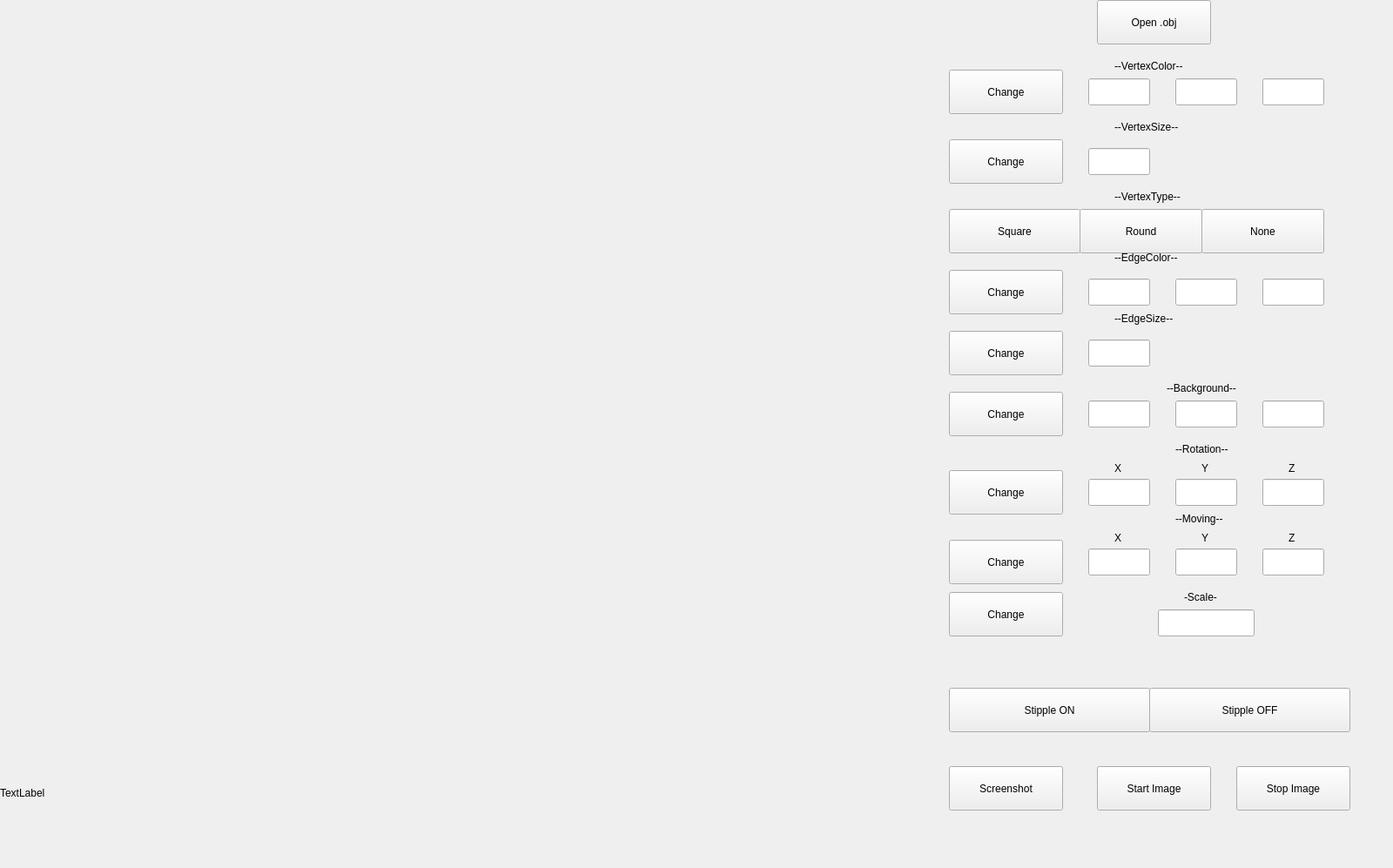
<?xml version="1.0" encoding="UTF-8"?>
<ui version="4.0">
 <class>MainWindow</class>
 <widget class="QMainWindow" name="MainWindow">
  <property name="geometry">
   <rect>
    <x>0</x>
    <y>0</y>
    <width>1600</width>
    <height>997</height>
   </rect>
  </property>
  <property name="sizePolicy">
   <sizepolicy hsizetype="Minimum" vsizetype="Minimum">
    <horstretch>0</horstretch>
    <verstretch>0</verstretch>
   </sizepolicy>
  </property>
  <property name="minimumSize">
   <size>
    <width>1600</width>
    <height>997</height>
   </size>
  </property>
  <property name="maximumSize">
   <size>
    <width>1600</width>
    <height>997</height>
   </size>
  </property>
  <property name="windowTitle">
   <string>MainWindow</string>
  </property>
  <widget class="QWidget" name="centralwidget">
   <widget class="QLabel" name="label_3">
    <property name="geometry">
     <rect>
      <x>1280</x>
      <y>210</y>
      <width>111</width>
      <height>31</height>
     </rect>
    </property>
    <property name="text">
     <string>--VertexType--</string>
    </property>
   </widget>
   <widget class="QLabel" name="label">
    <property name="geometry">
     <rect>
      <x>1280</x>
      <y>60</y>
      <width>111</width>
      <height>31</height>
     </rect>
    </property>
    <property name="text">
     <string>--VertexColor--</string>
    </property>
   </widget>
   <widget class="QPushButton" name="stipple_off">
    <property name="geometry">
     <rect>
      <x>1320</x>
      <y>790</y>
      <width>231</width>
      <height>51</height>
     </rect>
    </property>
    <property name="text">
     <string>Stipple OFF</string>
    </property>
   </widget>
   <widget class="QPushButton" name="vertextype_square">
    <property name="geometry">
     <rect>
      <x>1090</x>
      <y>240</y>
      <width>151</width>
      <height>51</height>
     </rect>
    </property>
    <property name="text">
     <string>Square</string>
    </property>
   </widget>
   <widget class="QPushButton" name="background_white">
    <property name="geometry">
     <rect>
      <x>1090</x>
      <y>450</y>
      <width>131</width>
      <height>51</height>
     </rect>
    </property>
    <property name="text">
     <string>Change</string>
    </property>
   </widget>
   <widget class="QPushButton" name="stipple_on">
    <property name="geometry">
     <rect>
      <x>1090</x>
      <y>790</y>
      <width>231</width>
      <height>51</height>
     </rect>
    </property>
    <property name="text">
     <string>Stipple ON</string>
    </property>
   </widget>
   <widget class="QLabel" name="label_7">
    <property name="geometry">
     <rect>
      <x>1350</x>
      <y>500</y>
      <width>71</width>
      <height>31</height>
     </rect>
    </property>
    <property name="text">
     <string>--Rotation--</string>
    </property>
   </widget>
   <widget class="QLabel" name="label_4">
    <property name="geometry">
     <rect>
      <x>1280</x>
      <y>280</y>
      <width>111</width>
      <height>31</height>
     </rect>
    </property>
    <property name="text">
     <string>--EdgeColor--</string>
    </property>
   </widget>
   <widget class="QPushButton" name="vertextype_round">
    <property name="geometry">
     <rect>
      <x>1240</x>
      <y>240</y>
      <width>141</width>
      <height>51</height>
     </rect>
    </property>
    <property name="text">
     <string>Round</string>
    </property>
   </widget>
   <widget class="QLabel" name="label_8">
    <property name="geometry">
     <rect>
      <x>1360</x>
      <y>670</y>
      <width>61</width>
      <height>31</height>
     </rect>
    </property>
    <property name="text">
     <string>-Scale-</string>
    </property>
   </widget>
   <widget class="QPushButton" name="pushButton_25">
    <property name="geometry">
     <rect>
      <x>1651</x>
      <y>1041</y>
      <width>131</width>
      <height>51</height>
     </rect>
    </property>
    <property name="text">
     <string>Screenshot</string>
    </property>
   </widget>
   <widget class="QLabel" name="label_2">
    <property name="geometry">
     <rect>
      <x>1280</x>
      <y>130</y>
      <width>111</width>
      <height>31</height>
     </rect>
    </property>
    <property name="text">
     <string>--VertexSize--</string>
    </property>
   </widget>
   <widget class="QLabel" name="label_5">
    <property name="geometry">
     <rect>
      <x>1280</x>
      <y>350</y>
      <width>111</width>
      <height>31</height>
     </rect>
    </property>
    <property name="text">
     <string>--EdgeSize--</string>
    </property>
   </widget>
   <widget class="QLabel" name="label_6">
    <property name="geometry">
     <rect>
      <x>1340</x>
      <y>430</y>
      <width>111</width>
      <height>31</height>
     </rect>
    </property>
    <property name="text">
     <string>--Background--</string>
    </property>
   </widget>
   <widget class="QPushButton" name="download_obj">
    <property name="geometry">
     <rect>
      <x>1260</x>
      <y>0</y>
      <width>131</width>
      <height>51</height>
     </rect>
    </property>
    <property name="text">
     <string>Open .obj</string>
    </property>
   </widget>
   <widget class="QLabel" name="label_9">
    <property name="geometry">
     <rect>
      <x>1280</x>
      <y>530</y>
      <width>31</width>
      <height>16</height>
     </rect>
    </property>
    <property name="text">
     <string>X</string>
    </property>
   </widget>
   <widget class="QLabel" name="label_10">
    <property name="geometry">
     <rect>
      <x>1380</x>
      <y>530</y>
      <width>31</width>
      <height>16</height>
     </rect>
    </property>
    <property name="text">
     <string>Y</string>
    </property>
   </widget>
   <widget class="QLabel" name="label_11">
    <property name="geometry">
     <rect>
      <x>1480</x>
      <y>530</y>
      <width>31</width>
      <height>16</height>
     </rect>
    </property>
    <property name="text">
     <string>Z</string>
    </property>
   </widget>
   <widget class="QLabel" name="label_12">
    <property name="geometry">
     <rect>
      <x>1350</x>
      <y>580</y>
      <width>71</width>
      <height>31</height>
     </rect>
    </property>
    <property name="text">
     <string>--Moving--</string>
    </property>
   </widget>
   <widget class="QLabel" name="label_13">
    <property name="geometry">
     <rect>
      <x>1380</x>
      <y>610</y>
      <width>31</width>
      <height>16</height>
     </rect>
    </property>
    <property name="text">
     <string>Y</string>
    </property>
   </widget>
   <widget class="QLabel" name="label_14">
    <property name="geometry">
     <rect>
      <x>1280</x>
      <y>610</y>
      <width>31</width>
      <height>16</height>
     </rect>
    </property>
    <property name="text">
     <string>X</string>
    </property>
   </widget>
   <widget class="QLabel" name="label_15">
    <property name="geometry">
     <rect>
      <x>1480</x>
      <y>610</y>
      <width>31</width>
      <height>16</height>
     </rect>
    </property>
    <property name="text">
     <string>Z</string>
    </property>
   </widget>
   <widget class="QLineEdit" name="scale">
    <property name="geometry">
     <rect>
      <x>1330</x>
      <y>700</y>
      <width>111</width>
      <height>31</height>
     </rect>
    </property>
   </widget>
   <widget class="QLineEdit" name="rot_x">
    <property name="geometry">
     <rect>
      <x>1250</x>
      <y>550</y>
      <width>71</width>
      <height>31</height>
     </rect>
    </property>
   </widget>
   <widget class="QLineEdit" name="rot_y">
    <property name="geometry">
     <rect>
      <x>1350</x>
      <y>550</y>
      <width>71</width>
      <height>31</height>
     </rect>
    </property>
   </widget>
   <widget class="QLineEdit" name="rot_z">
    <property name="geometry">
     <rect>
      <x>1450</x>
      <y>550</y>
      <width>71</width>
      <height>31</height>
     </rect>
    </property>
   </widget>
   <widget class="QLineEdit" name="move_z">
    <property name="geometry">
     <rect>
      <x>1450</x>
      <y>630</y>
      <width>71</width>
      <height>31</height>
     </rect>
    </property>
   </widget>
   <widget class="QLineEdit" name="move_x">
    <property name="geometry">
     <rect>
      <x>1250</x>
      <y>630</y>
      <width>71</width>
      <height>31</height>
     </rect>
    </property>
   </widget>
   <widget class="QLineEdit" name="move_y">
    <property name="geometry">
     <rect>
      <x>1350</x>
      <y>630</y>
      <width>71</width>
      <height>31</height>
     </rect>
    </property>
   </widget>
   <widget class="QPushButton" name="change_move">
    <property name="geometry">
     <rect>
      <x>1090</x>
      <y>620</y>
      <width>131</width>
      <height>51</height>
     </rect>
    </property>
    <property name="text">
     <string>Change</string>
    </property>
   </widget>
   <widget class="QPushButton" name="change_rot">
    <property name="geometry">
     <rect>
      <x>1090</x>
      <y>540</y>
      <width>131</width>
      <height>51</height>
     </rect>
    </property>
    <property name="text">
     <string>Change</string>
    </property>
   </widget>
   <widget class="QWidget" name="widget" native="true">
    <property name="geometry">
     <rect>
      <x>0</x>
      <y>0</y>
      <width>1091</width>
      <height>831</height>
     </rect>
    </property>
   </widget>
   <widget class="QPushButton" name="change_scale">
    <property name="geometry">
     <rect>
      <x>1090</x>
      <y>680</y>
      <width>131</width>
      <height>51</height>
     </rect>
    </property>
    <property name="text">
     <string>Change</string>
    </property>
   </widget>
   <widget class="QLineEdit" name="back_color_1">
    <property name="geometry">
     <rect>
      <x>1250</x>
      <y>460</y>
      <width>71</width>
      <height>31</height>
     </rect>
    </property>
   </widget>
   <widget class="QLineEdit" name="back_color_2">
    <property name="geometry">
     <rect>
      <x>1350</x>
      <y>460</y>
      <width>71</width>
      <height>31</height>
     </rect>
    </property>
   </widget>
   <widget class="QLineEdit" name="back_color_3">
    <property name="geometry">
     <rect>
      <x>1450</x>
      <y>460</y>
      <width>71</width>
      <height>31</height>
     </rect>
    </property>
   </widget>
   <widget class="QLineEdit" name="vertex_color_1">
    <property name="geometry">
     <rect>
      <x>1250</x>
      <y>90</y>
      <width>71</width>
      <height>31</height>
     </rect>
    </property>
   </widget>
   <widget class="QLineEdit" name="vertex_color_2">
    <property name="geometry">
     <rect>
      <x>1350</x>
      <y>90</y>
      <width>71</width>
      <height>31</height>
     </rect>
    </property>
   </widget>
   <widget class="QLineEdit" name="vertex_color_3">
    <property name="geometry">
     <rect>
      <x>1450</x>
      <y>90</y>
      <width>71</width>
      <height>31</height>
     </rect>
    </property>
   </widget>
   <widget class="QPushButton" name="change_vertex_color">
    <property name="geometry">
     <rect>
      <x>1090</x>
      <y>80</y>
      <width>131</width>
      <height>51</height>
     </rect>
    </property>
    <property name="text">
     <string>Change</string>
    </property>
   </widget>
   <widget class="QLineEdit" name="edge_color_1">
    <property name="geometry">
     <rect>
      <x>1250</x>
      <y>320</y>
      <width>71</width>
      <height>31</height>
     </rect>
    </property>
   </widget>
   <widget class="QPushButton" name="change_edge_color">
    <property name="geometry">
     <rect>
      <x>1090</x>
      <y>310</y>
      <width>131</width>
      <height>51</height>
     </rect>
    </property>
    <property name="text">
     <string>Change</string>
    </property>
   </widget>
   <widget class="QLineEdit" name="edge_color_2">
    <property name="geometry">
     <rect>
      <x>1350</x>
      <y>320</y>
      <width>71</width>
      <height>31</height>
     </rect>
    </property>
   </widget>
   <widget class="QLineEdit" name="edge_color_3">
    <property name="geometry">
     <rect>
      <x>1450</x>
      <y>320</y>
      <width>71</width>
      <height>31</height>
     </rect>
    </property>
   </widget>
   <widget class="QLineEdit" name="vertex_size">
    <property name="geometry">
     <rect>
      <x>1250</x>
      <y>170</y>
      <width>71</width>
      <height>31</height>
     </rect>
    </property>
   </widget>
   <widget class="QPushButton" name="change_vertex_size">
    <property name="geometry">
     <rect>
      <x>1090</x>
      <y>160</y>
      <width>131</width>
      <height>51</height>
     </rect>
    </property>
    <property name="text">
     <string>Change</string>
    </property>
   </widget>
   <widget class="QPushButton" name="change_edge_size">
    <property name="geometry">
     <rect>
      <x>1090</x>
      <y>380</y>
      <width>131</width>
      <height>51</height>
     </rect>
    </property>
    <property name="text">
     <string>Change</string>
    </property>
   </widget>
   <widget class="QLineEdit" name="edge_size">
    <property name="geometry">
     <rect>
      <x>1250</x>
      <y>390</y>
      <width>71</width>
      <height>31</height>
     </rect>
    </property>
   </widget>
   <widget class="QPushButton" name="vertextype_none">
    <property name="geometry">
     <rect>
      <x>1380</x>
      <y>240</y>
      <width>141</width>
      <height>51</height>
     </rect>
    </property>
    <property name="text">
     <string>None</string>
    </property>
   </widget>
   <widget class="QPushButton" name="screenshot">
    <property name="geometry">
     <rect>
      <x>1090</x>
      <y>880</y>
      <width>131</width>
      <height>51</height>
     </rect>
    </property>
    <property name="text">
     <string>Screenshot</string>
    </property>
   </widget>
   <widget class="QPushButton" name="start_image">
    <property name="geometry">
     <rect>
      <x>1260</x>
      <y>880</y>
      <width>131</width>
      <height>51</height>
     </rect>
    </property>
    <property name="text">
     <string>Start Image</string>
    </property>
   </widget>
   <widget class="QPushButton" name="stop_image">
    <property name="geometry">
     <rect>
      <x>1420</x>
      <y>880</y>
      <width>131</width>
      <height>51</height>
     </rect>
    </property>
    <property name="text">
     <string>Stop Image</string>
    </property>
   </widget>
   <widget class="QLabel" name="label_of_inf">
    <property name="geometry">
     <rect>
      <x>0</x>
      <y>870</y>
      <width>1041</width>
      <height>81</height>
     </rect>
    </property>
    <property name="text">
     <string>TextLabel</string>
    </property>
   </widget>
  </widget>
  <widget class="QMenuBar" name="menubar">
   <property name="geometry">
    <rect>
     <x>0</x>
     <y>0</y>
     <width>1600</width>
     <height>24</height>
    </rect>
   </property>
  </widget>
 </widget>
 <resources/>
 <connections/>
</ui>
